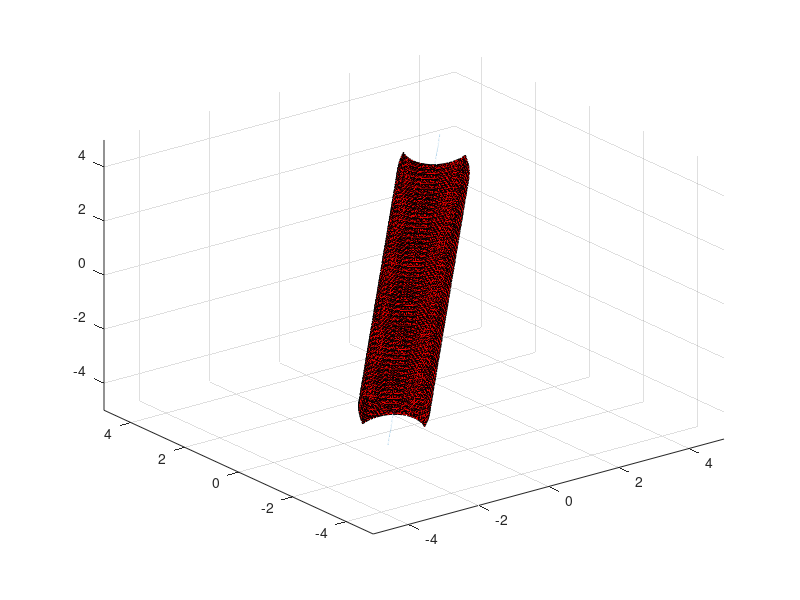

Reproduce this figure in MATLAB.
clear all;    %clear/erase all variables from the list
close all;    % close all open figure windows
clc;          %clean the MATLAB window

[X,Y,Z]=meshgrid(-3:0.1:3, -3:0.1:3,-3:0.1:3); %generate a points separated by (0.1,0.1,0.1) in the cube formed by (-3,-3,-3) and (3,3,3) vertices 
F= X.^2+Y.^2+Z.^2-X.*Y-Y.*Z-X.*Z; %the von Mises criteria - sig_1^2+sig_2^2+sig_3^2-sig_1*sig_2-sig_2*sig_3-sig_3*sig_1 = sig_ys
YS=1;                             %set the yield strength
p1=patch(isosurface(X,Y,Z,F,YS)); %create the surface p1 which satisfies F = YS using the (X,Y,Z) points
set(p1, 'FaceColor','r')          % color of the surface is set to blue color
view(3);                          % view the plot in 3-D
axis([-5 5 -5 5 -5 5]);
grid on;

alpha = linspace(-5.5,5.5,1000);     % generate 1000 points between -4 and 4
x1 = alpha/sqrt(3);              % x-coordinate of the hydrostatic line
y1 = alpha/sqrt(3);
z1 = alpha/sqrt(3);
p2 =line(x1,y1,z1);     %plot hydrostatic line with sigma 1 = sigma 2 = sigma 3

%view([1/sqrt(3) 1/sqrt(3) 1/sqrt(3)]); %view from the hydrostatic line